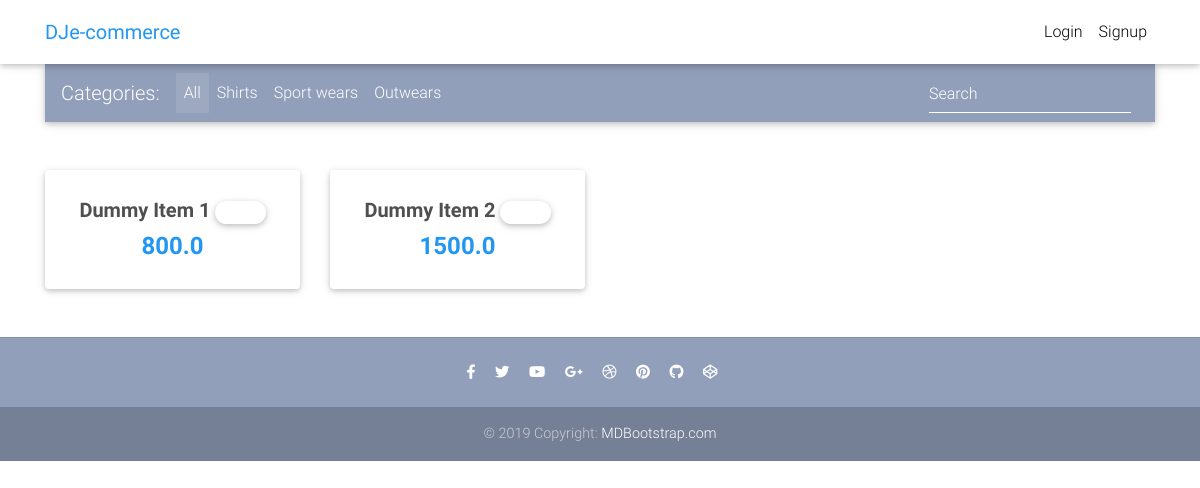
The page / on the database its author committed.
### core/models.py (models this page shows, shortened)
class Item(models.Model):
    title = models.CharField(max_length=100)
    price = models.FloatField()
    discount_price = models.FloatField(blank=True, null=True)
    category = models.CharField(choices=CATEGORY_CHOICES, max_length=2)
    label = models.CharField(choices=LABEL_CHOICES, default="P", max_length=2)
    slug = models.SlugField()
    description = models.TextField()
    def get_absolute_url(self):
        return reverse('core:product', kwargs={
            'slug': self.slug
        })

### core/views.py (the view)
# urls.py: path('', HomeView.as_view(), name='home'),
class HomeView(ListView):
    model = Item
    paginate_by = 4
    template_name = 'home.html'

### templates/home.html (shortened to what this page needs)
{% extends 'base.html' %}
{% block content %}
    <main>
        <div class="container">
            <nav class="navbar navbar-expand-lg navbar-dark mdb-color lighten-3 mt-3 mb-5">
                <span class="navbar-brand">Categories:</span>
                <div class="collapse navbar-collapse" id="basicExampleNav">
                    <ul class="navbar-nav mr-auto">
                        <li class="nav-item active">
                            <a class="nav-link" href="#">All
                            </a>
                        </li>
                        <li class="nav-item">
                            <a class="nav-link" href="#">Shirts</a>
                        </li>
                        <li class="nav-item">
                            <a class="nav-link" href="#">Sport wears</a>
                        </li>
                        <li class="nav-item">
                            <a class="nav-link" href="#">Outwears</a>
                        </li>
                    </ul>
                    <form class="form-inline">
                        <div class="md-form my-0">
                            <input class="form-control mr-sm-2" type="text" placeholder="Search" aria-label="Search">
                        </div>
                    </form>
                </div>
            </nav>
            <section class="text-center mb-4">
                <div class="row wow fadeIn">
                    {% for item in object_list %}
                        <div class="col-lg-3 col-md-6 mb-4">
                            <div class="card">
                                <div class="card-body text-center">
                                    <h5>
                                        <strong>
                                            <a href="{{ item.get_absolute_url }}" class="dark-grey-text">
                                                {{ item.title }}
                                                <span class="badge badge-pill {{ get_label_display }}-color">NEW</span>
                                            </a>
                                        </strong>
                                    </h5>
                                    <h4 class="font-weight-bold blue-text">
                                        <strong>
                                            {% if item.discount_price %}
                                                {{ item.discount_price }}
                                            {% else %}
                                                {{ item.price }}
                                            {% endif %}
                                        </strong>
                                    </h4>
                                </div>
                            </div>
                        </div>
                    {% endfor %}
                </div>
            </section>
        </div>
    </main>
{% endblock content %}

### templates/base.html (style rules this page uses)
html, body, header, .carousel { height: 60vh; padding-top: 24px; }

### rows shown on the page
Item: title "Dummy Item 1", discount_price "800.0"
Item: title "Dummy Item 2", price "1500.0"
